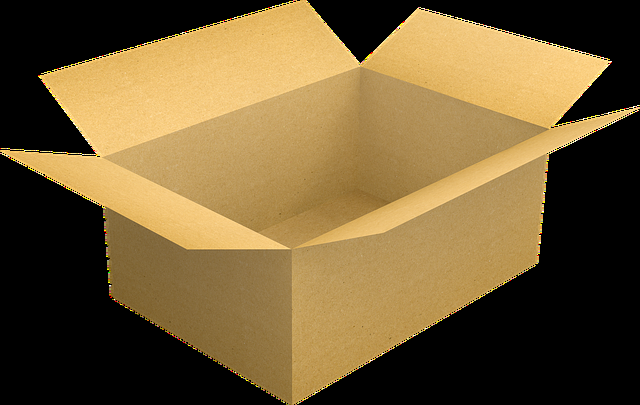
#> input picture opencv/2학기/images/img_6_3.png, 640 x 405 px, found by its file name
$ python '원그리기2.py'
#> lines starting #> are read from the running program, lines starting #| are printed output that depends on the picture
# 관련 라이브러리 선언
import numpy as np
import cv2
from matplotlib import pyplot as plt

# 영상 읽기
img1_src = cv2.imread("/Users/bagseonghyeon/Desktop/schoolstudy/opencv/2학기/images/img_6_3.png", cv2.IMREAD_GRAYSCALE)
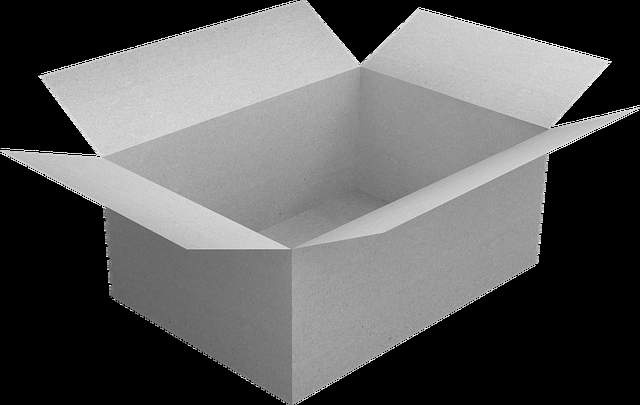
#> img1_src: shape (405, 640); min 0, max 255, mean 94.4
img2_src = cv2.imread("/Users/bagseonghyeon/Desktop/schoolstudy/opencv/2학기/images/img_6_0.png", cv2.IMREAD_GRAYSCALE)
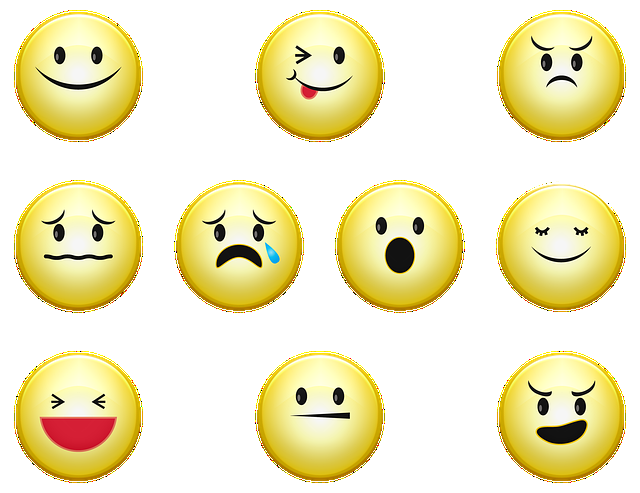
#> input picture opencv/2학기/images/img_6_0.png, 640 x 493 px, found by its file name
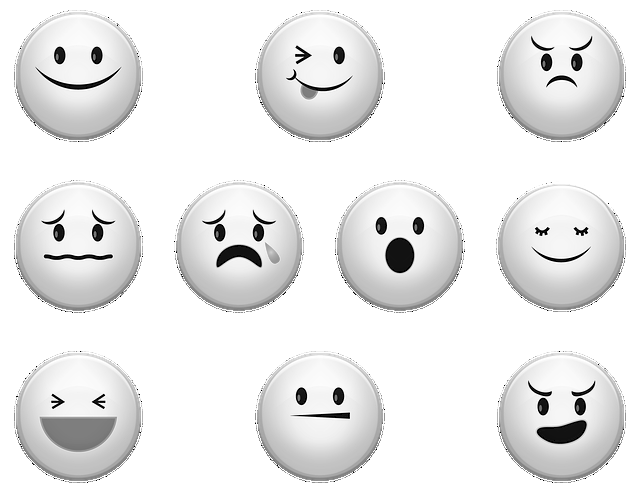
#> img2_src: shape (493, 640); min 0, max 255, mean 233.7

img1 = cv2.resize(img1_src, (320, 240))
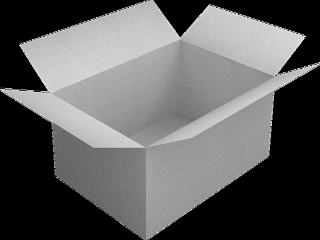
#> img1: shape (240, 320); min 0, max 252, mean 94.3
img2 = cv2.resize(img2_src, (320, 240))
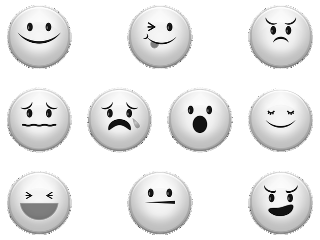
#> img2: shape (240, 320); min 0, max 255, mean 233.7

# 직선 검출
img1_dege = cv2.Canny(img1, 50, 150, apertureSize=3)
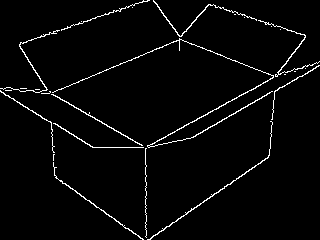
#> img1_dege: shape (240, 320); 3% white in thin lines or dots
lines = cv2.HoughLines(img1_dege, 2, np.pi/180, 100)
#> lines = 22 rows, first 8: [212, 1.06], [200, 1.06], [282, 0.96], [280, 0.977], [104, 1.19], [78, 2.11], [106, 1.17], [48, 1.24]
linesP = cv2.HoughLinesP(img1_dege, 2, np.pi/180, 50, minLineLength=1, maxLineGap=100)
#> linesP = 18 rows, first 6: [83, 196, 319, 65], [149, 239, 269, 155], [19, 44, 148, 0], [54, 175, 142, 239], [0, 91, 145, 178], [20, 104, 244, 14]

# 원 검출
circles = cv2.HoughCircles(img2, cv2.HOUGH_GRADIENT, 1, 20, param1=50, param2=20,
                            minRadius=30, maxRadius=50)
#> circles = [[118.5, 119.5, 31.8], [158.5, 37.5, 30.7], [158.5, 203.5, 30.7], [280.5, 200.5, 30.7], [38.5, 117.5, 30.7], [280.5, 35.5, 32.2], [198.5, 118.5, 30.8], [281.5, 121.5, 30.9], [39.5, 34.5, 31], [39.5, 200.5, 31]]

# 결과 출력
img1_color1 = cv2.cvtColor(img1, cv2.COLOR_GRAY2BGR)
if lines.any() != None:
    for line in lines:
        rho, theta = line[0]
        a = np.cos(theta); b=np.sin(theta)
        x0 = a*rho; y0 = b*rho
        x1 = int(x0 + 1000*(-b)); y1 = int(y0 + 1000*a)
        x2 = int(x0 + 1000*(-b)); y2 = int(y0 - 1000*a)
        cv2.line(img1_color1, (x1,y1), (x2,y2), (0,0,255), 2)
#> this loop made 22 passes
#> (rho, theta, a, b, x0, y0, x1, y1) on passes 1 to 12: (212, 1.06, 0.485, 0.875, 102.8, 185.4, -771, 670), (200, 1.06, 0.485, 0.875, 96.96, 174.9, -777, 659), (282, 0.96, 0.574, 0.819, 161.7, 231, -657, 804), (280, 0.977, 0.559, 0.829, 156.6, 232.1, -672, 791), (104, 1.19, 0.375, 0.927, 38.96, 96.43, -888, 471), (78, 2.11, -0.515, 0.857, -40.17, 66.86, -897, -448), (106, 1.17, 0.391, 0.921, 41.42, 97.57, -879, 488), (48, 1.24, 0.326, 0.946, 15.63, 45.38, -929, 370), (110, 2.2, -0.588, 0.809, -64.66, 88.99, -873, -498), (80, 2.09, -0.5, 0.866, -40, 69.28, -906, -430), (202, 1.05, 0.5, 0.866, 101, 174.9, -765, 674), (114, 2.18, -0.574, 0.819, -65.39, 93.38, -884, -480)

img1_color2 = cv2.cvtColor(img1, cv2.COLOR_GRAY2BGR)
if linesP.any() != None:
    for line in linesP:
        x1, y1, x2, y2 = line[0]
        cv2.line(img1_color2, (x1,y1), (x2,y2), (0,255,0, 2))
#> this loop made 18 passes
#> (x1, y1, x2, y2) on passes 1 to 12: (83, 196, 319, 65), (149, 239, 269, 155), (19, 44, 148, 0), (54, 175, 142, 239), (0, 91, 145, 178), (20, 104, 244, 14), (46, 89, 145, 149), (145, 148, 284, 71), (113, 11, 273, 75), (208, 4, 285, 28), (19, 45, 76, 136), (145, 174, 146, 237)
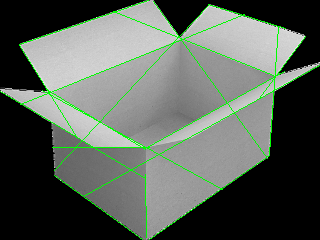
#> img1_color2: shape (240, 320, 3); mean B, G, R 89.7, 97.4, 89.7
